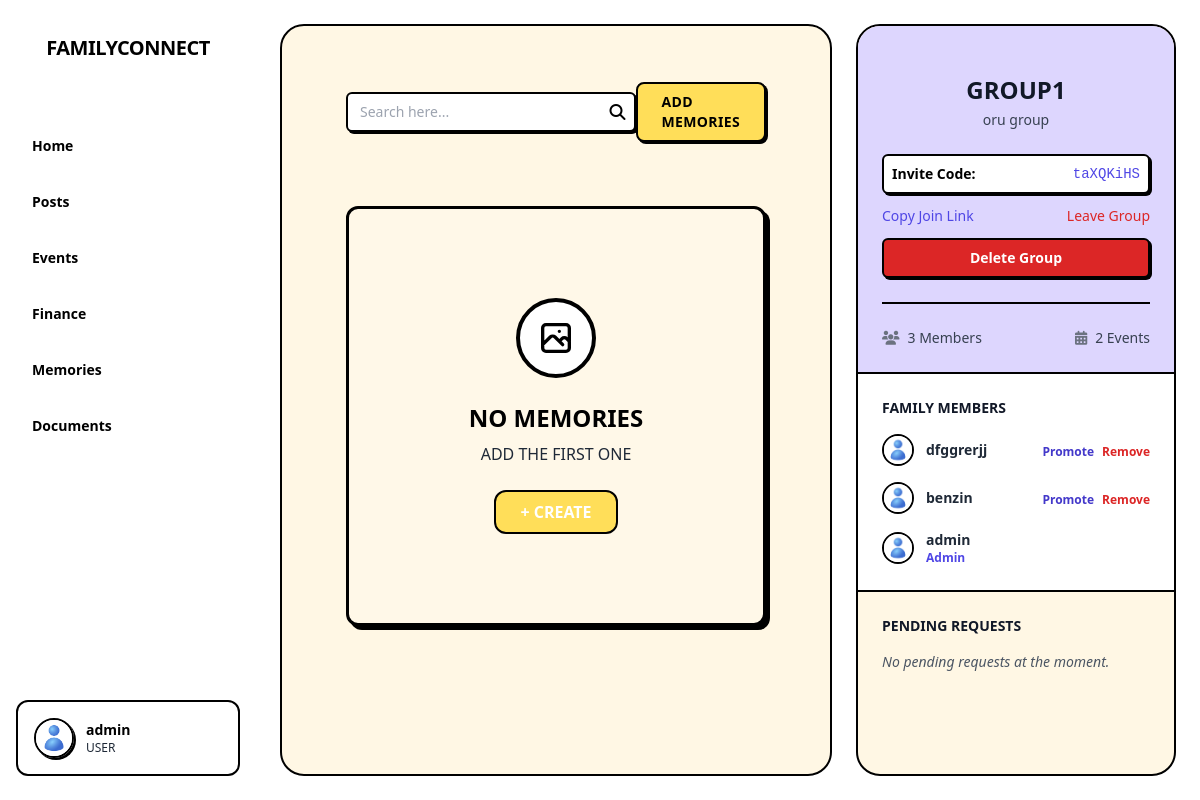
The page /groups/f31115e8-cfae-4216-bf14-46119b5f4f3c/dashboard/?tab=memories (signed in) on the database its author committed.
### apps/users/models.py (models this page shows, shortened)
class CustomUser(AbstractUser):
    profile_picture_url = models.URLField(
        _('profile picture URL'),
        max_length=200,
        blank=True,
        null=True,
        help_text=_("URL to the user's profile picture (optional).")
    )
    contact_info = models.JSONField(
        _('contact information'),
        blank=True,
        null=True,
        help_text=_('Additional contact details (phone, address, etc).')
    )
    role = models.CharField(
        _('user role'),
        max_length=20,
        choices=UserRole.choices,
        default=UserRole.USER,
        help_text=_("User's role on the platform.")
    )
    email = models.EmailField(_('email address'), unique=True, blank=False, null=False)

### apps/groups/models.py (models this page shows, shortened)
class FamilyGroup(models.Model):
    id = models.UUIDField(primary_key=True, default=uuid.uuid4, editable=False)
    group_name = models.CharField(max_length=150, unique=True)
    description = models.TextField(blank=True, null=True)
    created_at = models.DateTimeField(default=timezone.now)
    created_by = models.ForeignKey(
        settings.AUTH_USER_MODEL,
        on_delete=models.SET_NULL,
        null=True,
        related_name='created_family_groups'
    )
    admin_user = models.ForeignKey(
        settings.AUTH_USER_MODEL,
        on_delete=models.SET_NULL,
        null=True,
        related_name='admin_of_family_groups'
    )
    is_public = models.BooleanField(default=False)
    invitation_code = models.CharField(max_length=50, unique=True, blank=True, null=True)

class GroupMembership(models.Model):
    class MembershipStatus(models.TextChoices):
        PENDING = 'pending', 'Pending'
        APPROVED = 'approved', 'Approved'
        REJECTED = 'rejected', 'Rejected'
        LEFT = 'left', 'Left'
    class MembershipRole(models.TextChoices):
        MEMBER = 'member', 'Member'
        ADMIN = 'admin', 'Admin'
    id = models.UUIDField(primary_key=True, default=uuid.uuid4, editable=False)
    user = models.ForeignKey(
        settings.AUTH_USER_MODEL,
        on_delete=models.CASCADE,
        related_name='family_group_memberships'
    )
    group = models.ForeignKey(
        FamilyGroup,
        on_delete=models.CASCADE,
        related_name='memberships'
    )
    status = models.CharField(
        max_length=10,
        choices=MembershipStatus.choices,
        default=MembershipStatus.PENDING
    )
    role = models.CharField(
        max_length=10,
        choices=MembershipRole.choices,
        default=MembershipRole.MEMBER
    )
    joined_at = models.DateTimeField(default=timezone.now)
    approved_by = models.ForeignKey(
        settings.AUTH_USER_MODEL,
        on_delete=models.SET_NULL,
        null=True,
        blank=True,
        related_name='approved_memberships'
    )
    class Meta:
        unique_together = ('user', 'group')
        ordering = ['-joined_at']

### apps/groups/views.py (the view, shortened to what this page needs)
# urls.py: path('<uuid:group_id>/dashboard/', views.group_dashboard, name='group_dashboard'),
@login_required
def group_dashboard(request, group_id):
    active_tab = request.GET.get('tab', 'posts')
    group = get_object_or_404(FamilyGroup, id=group_id)
    try:
        membership = GroupMembership.objects.select_related('group', 'user').get(
            user=request.user,
            group=group,
            status=GroupMembership.MembershipStatus.APPROVED
        )
    except GroupMembership.DoesNotExist:
        messages.error(request, "You do not have access to this group.")
        return redirect('core:home')
    is_admin = membership.role == GroupMembership.MembershipRole.ADMIN
    approved_members = group.memberships.filter(
        status=GroupMembership.MembershipStatus.APPROVED
    ).select_related('user')
    pending_requests = (
        group.memberships.filter(status=GroupMembership.MembershipStatus.PENDING)
        .select_related('user') if is_admin else []
    )
    context = {
        "group": group,
        "members": approved_members,
        "pending_requests": pending_requests,
        "membership": membership,
        "is_admin": is_admin,
        'active_tab': active_tab,
        "event_count": Event.objects.filter(group=group).order_by('start_time').count(),
    }
    if active_tab == 'posts':
        posts = Post.objects.filter(
            Q(post_type=PostType.FAMILY_GROUP_SPECIFIC, group=group) |
            Q(post_type=PostType.PRIVATE, created_by_user=request.user) |
        Q(post_type=PostType.PUBLIC)
        ).select_related(
        'created_by_user', 'group'
        ).prefetch_related(
        'likes', 'comments', 'comments__author'
        ).order_by('-created_at')
        post_data = []
        for post in posts:
            comments_with_permissions = []
            for comment in post.comments.all().order_by('created_at'):
                comments_with_permissions.append({
                    'comment': comment,
                    'can_delete': (
                        comment.author == request.user or
                        group.admin_user == request.user
                    )
                })
            post_data.append({
                'post': post,
                'comments': comments_with_permissions,
                'user_has_liked': post.likes.filter(user=request.user).exists(),
                'can_delete': (
                    post.created_by_user == request.user or
                    group.admin_user == request.user
                ),
                'like_count': post.likes.count(),
                'comment_count': post.comments.count(),
            })
        context.update({
            'post_data': post_data,
            'post_types': PostType.choices,
            'is_group_admin': group.admin_user == request.user,
        })
    elif active_tab == 'events':
        context['events'] = Event.objects.filter(group=group).order_by('start_time')
    elif active_tab == 'add_event':
        context['post_types'] = PostType.choices  # optional context
    elif active_tab == 'add_finance':
        context['members'] = group.memberships.filter(status='approved').select_related('user')
    elif active_tab == 'finance':
        payments = GroupPayment.objects.filter(group=group) \
            .select_related('user', 'verified_by') \
            .order_by('-month')
        context['payments'] = payments
    elif active_tab == 'documents':
        documents = Document.objects.filter(
            Q(document_type=DocumentType.FAMILY_GROUP_SPECIFIC, group=group) |
            Q(document_type=DocumentType.PRIVATE, created_by=request.user)
        ).select_related('created_by').order_by('-created_at')
        context['documents'] = documents
    elif active_tab == 'add_document':
        context['document_types'] = DocumentType.choices
    elif active_tab == 'memories':
        context['memories'] = Memory.objects.filter(
        group=group
    ).select_related('created_by').order_by('-created_at')
    elif active_tab == 'add_memory':
        pass
    return render(request, "groups/group_dashboard.html", context)

### apps/groups/templates/groups/group_dashboard.html (shortened to what this page needs)
{% extends 'base.html' %} {% load static %} {% block content %}
<div class="flex h-screen bg-white md:pr-6 " x-data="{ openTab: '{{ active_tab }}' }">
{% load static %}
<div class="hidden md:flex md:flex-shrink-0">
  <div class="flex  flex-col w-64   ">
    <div class="flex items-center justify-center py-5 h-16 px-4 ">
      <h1 class="text-xl font-extrabold text-black tracking-tight uppercase select-none">
        FamilyConnect
      </h1>
    </div>
    <nav class="flex-1 px-2 py-4 space-y-1 overflow-y-auto">
        <a
        @click="openTab = 'home'"
        href="{% url 'core:home' %}"
        class="w-full text-left rounded-xl flex items-center px-4 py-3 text-sm font-semibold transition-all duration-150"
      >
        Home
      </a>
      <a
        @click="openTab = 'posts'"
        :class="openTab === 'posts'
          ? 'bg-black text-white '
          : 'text-black hover:bg-gray-200  hover:border-black'"
        href="?tab=posts"
        class="w-full text-left rounded-xl flex items-center px-4 py-3 text-sm font-semibold transition-all duration-150"
      >
        Posts
      </a>
      <a
        @click="openTab = 'events'"
        :class="openTab === 'events'
          ? 'bg-black text-white '
          : 'text-black hover:bg-gray-200  hover:border-black'"
        href="?tab=events"
        class="w-full text-left rounded-xl flex items-center px-4 py-3 text-sm font-semibold transition-all duration-150"
      >
        Events
      </a>
      <a
        @click="openTab = 'finance'"
        :class="openTab === 'finance'
          ? 'bg-black text-white '
          : 'text-black hover:bg-gray-200  hover:border-black'"
        href="?tab=finance"
        class="w-full text-left rounded-xl flex items-center px-4 py-3 text-sm font-semibold transition-all duration-150"
      >
        Finance
      </a>
      <a
        @click="openTab = 'memories'"
        :class="openTab === 'memories'
          ? 'bg-black text-white '
          : 'text-black hover:bg-gray-200  hover:border-black'"
        href="?tab=memories"
        class="w-full text-left rounded-xl flex items-center px-4 py-3 text-sm font-semibold transition-all duration-150"
      >
        Memories
      </a>
            <a
        @click="openTab = 'documents'"
        :class="openTab === 'documents'
          ? 'bg-black text-white '
          : 'text-black hover:bg-gray-200  hover:border-black'"
        href="?tab=documents"
        class="w-full text-left rounded-xl flex items-center px-4 py-3 text-sm font-semibold transition-all duration-150"
      >
        Documents
      </a>
    </nav>
    <div class="flex items-center border border-2 my-6 mx-3 rounded-xl border-black p-3 mt-auto ">
      <img
        class="w-10 h-10 rounded-full border-2 border-black shadow-[2px_2px_0_#000] object-cover"
        src="{% static 'images/user.jpg' %}"
        alt="User"
      />
      <div class="ml-3">
        <p class="text-sm   font-bold text-black">
          {{ request.user.username }}
        </p>
             <div>
              <p class="text-xs   text-gray-800">{{ request.user.role }}</p>
            </div>
      </div>
    </div>
  </div>
</div>
  <div class="flex flex-col md:p-6 pl-0  bg-white  flex-1 overflow-hidden">
    <div class="flex-1 bg-[#fff7e4] md:p-10 justify-center item-center scrollbar-hidden overflow-y-scroll border border-black border-2 md:rounded-3xl  ">
      {% if active_tab == 'posts' %}
        {% include 'groups/tabs/posts.html' %}
      {% elif active_tab == 'events' %}
        {% include 'groups/tabs/events.html' %}
      {% elif active_tab == 'finance' %}
        {% include 'groups/tabs/finance.html' %}
      {% elif active_tab == 'memories' %}
        {% include 'groups/tabs/memories.html' %}
      {% elif active_tab == 'add_post' %}
        {% include 'groups/tabs/add_post.html' %}
      {% elif active_tab == 'add_event' %}
        {% include 'groups/tabs/add_event.html' %}
      {% elif active_tab == 'add_finance' %}
        {% include 'groups/tabs/add_finance.html' %}
      {% elif active_tab == 'add_memory' %}
    {% include 'groups/tabs/add_memory.html' %}
      {% elif active_tab == 'add_document' %}
        {% include 'groups/tabs/add_document.html' %}
      {% elif active_tab == 'documents' %}
        {% include 'groups/tabs/documents.html' %}
      {% endif %}
    </div>
  </div>
{% include 'groups/components/group_info.html' %}
</div>
{% endblock %}

### apps/groups/templates/groups/components/group_info.html (shortened to what this page needs)
{% load static %}
<div class="md:flex border-2 border-black rounded-3xl my-6 hidden flex-col bg-[#fff7e4] w-80  overflow-y-auto">
  <div class="flex  flex-col ">
    <div class="p-6 border-b-2 border-black  bg-violet-200">
      <h2 class="mt-4 text-2xl text-center font-extrabold text-gray-900 uppercase">{{ group.group_name }}</h2>
      <p class="mt-1 text-sm text-center text-gray-700">{{ group.description }}</p>
      <div class="mt-4 space-y-3 text-sm">
        <div class="flex items-center justify-between bg-white border-2 border-black p-2 rounded shadow-[2px_2px_0_#000]">
          <span class="font-bold">Invite Code:</span>
          <span class="font-mono text-indigo-600">{{ group.invitation_code }}</span>
        </div>
        <div class="flex justify-between">
          <a href="{% url 'groups:join_group' %}?code={{ group.invitation_code }}" class="text-indigo-600 hover:underline">Copy Join Link</a>
          <form action="{% url 'groups:leave_group' group.id %}" method="POST">
            <button type="submit" class="text-red-600 hover:underline">Leave Group</button>
          </form>
        </div>
        {% if membership.role == 'admin' %}
        <form action="{% url 'groups:delete_group' group.id %}" method="POST" onsubmit="return confirm('Are you sure? This cannot be undone.');">
          <button type="submit" class="w-full py-2 text-sm font-semibold text-white bg-red-600 hover:bg-red-700 rounded border-2 border-black shadow-[2px_2px_0_#000] transition-colors">
            Delete Group
          </button>
        </form>
        {% endif %}
      </div>
      <div class="flex justify-between items-center mt-6 pt-4 border-t-2 border-black text-sm text-gray-700 font-medium">
        <div class="flex items-center">
          <i class="fas fa-users mr-2 text-gray-500"></i>
          {{ members|length }} Members
        </div>
        <div class="flex items-center">
          <i class="fas fa-calendar-alt mr-2 text-gray-500"></i>
          {{ event_count }} Events
        </div>
      </div>
    </div>
    <div class="p-6 border-b-2 border-black bg-white">
      <h3 class="text-sm font-bold text-gray-900 mb-3 uppercase">Family Members</h3>
      <ul class="space-y-4">
        {% for member in members %}
        <li class="flex justify-between items-center">
          <div class="flex items-center space-x-3">
            <img class="w-8 h-8 rounded-full border-2 border-black" src="{% static 'images/user.jpg' %}" alt="{{ member.user.username }}" />
            <div>
              <p class="text-sm font-semibold text-gray-800">{{ member.user.username }}</p>
              {% if member.role == 'admin' %}
              <p class="text-xs font-semibold text-indigo-600">Admin</p>
              {% endif %}
            </div>
          </div>
          {% if is_admin and member.user != request.user %}
          <div class="flex  space-x-2">
            {% if member.role != 'admin' %}
            <form method="post" action="{% url 'groups:make_admin' member.id %}">{% csrf_token %}
              <button class="text-xs text-indigo-700 hover:underline font-bold">Promote</button>
            </form>
            {% else %}
            <form method="post" action="{% url 'groups:remove_admin' member.id %}">{% csrf_token %}
              <button class="text-xs text-yellow-600 hover:underline font-bold">Demote</button>
            </form>
            {% endif %}
            <form method="post" action="{% url 'groups:remove_member' member.id %}">{% csrf_token %}
              <button class="text-xs text-red-600 hover:underline font-bold">Remove</button>
            </form>
          </div>
          {% endif %}
        </li>
        {% endfor %}
      </ul>
    </div>
{% if is_admin %}
  <div class="p-6 ">
    <h3 class="text-sm font-bold text-gray-900 mb-3 uppercase">Pending Requests</h3>
    {% if pending_requests %}
      <ul class="space-y-4">
        {% for req in pending_requests %}
          <li class="flex justify-between items-center">
            <div class="flex items-center space-x-3">
              <img class="w-8 h-8 rounded-full border-2 border-black" src="{% static 'images/user.jpg' %}" alt="{{ req.user.username }}" />
              <p class="text-sm font-semibold text-gray-800">{{ req.user.username }}</p>
            </div>
            <div class="flex space-x-2">
              <a href="{% url 'groups:approve_request' req.id %}" class="text-xs text-green-600 hover:underline font-bold">Approve</a>
              <a href="{% url 'groups:reject_request' req.id %}" class="text-xs text-red-600 hover:underline font-bold">Reject</a>
            </div>
          </li>
        {% endfor %}
      </ul>
    {% else %}
      <p class="text-sm text-gray-600 italic">No pending requests at the moment.</p>
    {% endif %}
  </div>
{% endif %}
  </div>
</div>

### templates/base.html (style rules this page uses)
* { scrollbar-width: none; -ms-overflow-style: none; }

### rows shown on the page
CustomUser: user.username "admin", user.role "USER"
FamilyGroup: group_name "GROUP1", description "oru group", invitation_code "taXQKiHS"
GroupMembership: user.username "dfggrerjj", role "Promote", shows "Remove"
GroupMembership: user.username "benzin", role "Promote", shows "Remove"
GroupMembership: user.username "admin", role "Admin"

### other values the page prints
{{ members|length }} "3"
{{ event_count }} "2"
